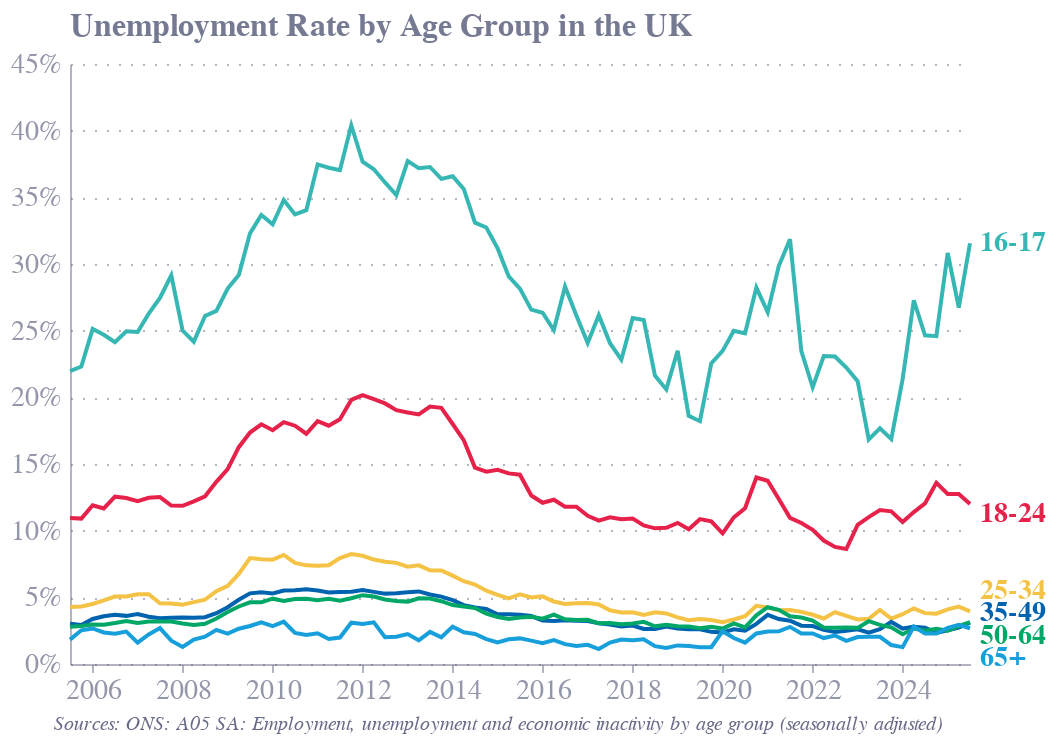

The cell this chart's notebook holds for it:
### Code cell
# Filter data to start from 2005 like the inactivity chart
unemp_age_long_filtered = unemp_age_long[unemp_age_long['Date'] >= pd.to_datetime('2005-06-30')]

# Find last point for each Age Group
last_points_unemp = unemp_age_long_filtered.loc[unemp_age_long_filtered.groupby('Age_Group')['Date'].idxmax()]

# Add manual adjustments for label positions to avoid overlap
last_points_unemp = last_points_unemp.copy()

# Manual adjustments for unemployment chart
age_group_adjustments_unemp = {
    '16-17': {'dy': 0, 'dx': 5},
    '18-24': {'dy': 5, 'dx': 5},
    '25-34': {'dy': -10, 'dx': 5},
    '35-49': {'dy': -5, 'dx': 5},
    '50-64': {'dy': 7, 'dx': 5},
    '65+': {'dy': 15, 'dx': 5}
}

# Build the line chart
line_unemp = alt.Chart(unemp_age_long_filtered).mark_line().encode(
    x=alt.X('Date:T', axis=alt.Axis(labelFontSize=14)),
    y=alt.Y('Value:Q', axis=alt.Axis(format='%', labelFontSize=14)),
    color=alt.Color('Age_Group:N', legend=None),
    tooltip=['Date:T', 'Age_Group:N', alt.Tooltip('Value:Q', format='.1%')]
)

# Create separate text charts for each age group with individual positioning
text_charts_unemp = []
for age_group, adjustments in age_group_adjustments_unemp.items():
    group_data = last_points_unemp[last_points_unemp['Age_Group'] == age_group]
    if not group_data.empty:
        text_chart = alt.Chart(group_data).mark_text(
            align='left',
            fontWeight='bold',
            fontSize=14,
            dx=adjustments['dx'],
            dy=adjustments['dy']
        ).encode(
            x=alt.X('Date:T'),
            y=alt.Y('Value:Q'),
            text='Age_Group',
            color=alt.Color('Age_Group:N', legend=None)
        )
        text_charts_unemp.append(text_chart)

# Combine all charts
combined_text_unemp = alt.layer(*text_charts_unemp) if text_charts_unemp else alt.Chart()

footnote1_unemp = alt.Chart(pd.DataFrame({'text': [
    "Note: Unemployment rate is the proportion of people in the labour force who are seeking work but unable to find it."
]})).mark_text(
    align='left',
    baseline='top',
    fontSize=10,
    fontStyle='italic',
    dy=175,
    x=-15
).encode(
    text='text'
)

footnote2_unemp = alt.Chart(pd.DataFrame({'text': [
    "Sources: ONS: A05 SA: Employment, unemployment and economic inactivity by age group (seasonally adjusted)"
]})).mark_text(
    align='left',
    baseline='top',
    fontSize=10,
    fontStyle='italic',
    dy=175,
    x=-15
).encode(
    text='text'
)

# Combine and display
final_chart_unemp = (line_unemp + combined_text_unemp + footnote2_unemp).properties(
    title='Unemployment Rate by Age Group in the UK',
    width=450,
    height=300
).configure_title(
    fontSize=16,
    anchor='start',
    fontWeight='bold'
)

final_chart_unemp

### Figure 1 — Vega-Lite specification as saved in the notebook (floating-point values rounded to 4 significant figures; data arrays with more than 128 entries replaced by an {"elided": "..."} marker saying what was removed)
{"config": {"font": "Circular Std", "text": {"color": "#676A86", "align": "left", "baseline": "middle", "dx": 7, "dy": 0, "fontSize": 11}, "view": {"stroke": null, "continuousWidth": 400, "continuousHeight": 300, "discreteWidth": 400, "discreteHeight": 300}, "range": {"category": ["#36B7B4", "#E6224B", "#F4C245", "#0063AF", "#00A767", "#179FDB", "#EB5C2E"], "diverging": ["#E6224B", "#E54753", "#C9C9C9", "#179FDB", "#122B39"], "heatmap": ["#C9C9C9", "#179FDB", "#0063AF", "#122B39"], "ordinal": ["#00A767", "#36B7B4", "#179FDB", "#0063AF", "#243B5A"]}, "bar": {"color": "#179fdb"}, "line": {"color": "#e6224b"}, "rule": {"color": "#676A86"}, "area": {"opacity": 0.3}, "point": {"filled": true, "size": 80, "color": "#e6224b", "opacity": 0.95}, "geoshape": {"stroke": "white", "strokeWidth": 0.3}, "rect": {"fill": "#d6d4d4", "opacity": 0.3}, "axis": {"labelColor": "#676A86", "labelFontSize": 11, "labelFont": "Circular Std", "labelOpacity": 0.7, "tickColor": "#676A86", "tickOpacity": 0.5, "domainColor": "#676A86", "domainOpacity": 0.5, "gridColor": "#676A86", "gridDash": [2, 2], "gridOpacity": 0.5, "title": null, "titleColor": "#676A86", "titleOpacity": 0.8, "tickSize": 4}, "axisXDiscrete": {"grid": false, "labelAngle": 0, "tickCount": 10, "tickOpacity": 0.5, "title": null}, "axisYDiscrete": {"ticks": false, "labelPadding": 5}, "axisXTemporal": {"grid": false, "ticks": true}, "axisXQuantitative": {"grid": true}, "axisYQuantitative": {"gridColor": "#676A86", "gridDash": [1, 5], "gridOpacity": 0.5, "ticks": false, "labelPadding": 5, "tickCount": 8, "titleAngle": 0, "titleAlign": "left", "titleBaseline": "bottom", "titleX": 0, "titleY": -5}, "title": {"color": "#676A86E6", "subtitleColor": "#676A86", "font": "Circular Std", "subtitleFont": "Circular Std", "anchor": "start", "fontSize": 16, "subtitleFontSize": 12, "subtitlePadding": 4, "offset": 0, "frame": "group", "fontWeight": "bold"}, "legend": {"titleColor": "#122b39", "title": null, "labelColor": "#122b39", "labelFontSize": 11}}, "layer": [{"data": {"name": "data-31b0e50e4577fbd20bcec9dd2ddd3d02"}, "mark": {"type": "line"}, "encoding": {"color": {"field": "Age_Group", "legend": null, "type": "nominal"}, "tooltip": [{"field": "Date", "type": "temporal"}, {"field": "Age_Group", "type": "nominal"}, {"field": "Value", "format": ".1%", "type": "quantitative"}], "x": {"axis": {"labelFontSize": 14}, "field": "Date", "type": "temporal"}, "y": {"axis": {"format": "%", "labelFontSize": 14}, "field": "Value", "type": "quantitative"}}}, {"layer": [{"data": {"name": "data-9cce3f6c721853281b956bff180913e2"}, "mark": {"type": "text", "align": "left", "dx": 5, "dy": 0, "fontSize": 14, "fontWeight": "bold"}, "encoding": {"color": {"field": "Age_Group", "legend": null, "type": "nominal"}, "text": {"field": "Age_Group", "type": "nominal"}, "x": {"field": "Date", "type": "temporal"}, "y": {"field": "Value", "type": "quantitative"}}}, {"data": {"name": "data-401f1034045b3713974aa2876aedc375"}, "mark": {"type": "text", "align": "left", "dx": 5, "dy": 5, "fontSize": 14, "fontWeight": "bold"}, "encoding": {"color": {"field": "Age_Group", "legend": null, "type": "nominal"}, "text": {"field": "Age_Group", "type": "nominal"}, "x": {"field": "Date", "type": "temporal"}, "y": {"field": "Value", "type": "quantitative"}}}, {"data": {"name": "data-209060cc8ff38b12bfe1aa900c9bf576"}, "mark": {"type": "text", "align": "left", "dx": 5, "dy": -10, "fontSize": 14, "fontWeight": "bold"}, "encoding": {"color": {"field": "Age_Group", "legend": null, "type": "nominal"}, "text": {"field": "Age_Group", "type": "nominal"}, "x": {"field": "Date", "type": "temporal"}, "y": {"field": "Value", "type": "quantitative"}}}, {"data": {"name": "data-82c951a8efe0bb3d951f2bdd808e9b01"}, "mark": {"type": "text", "align": "left", "dx": 5, "dy": -5, "fontSize": 14, "fontWeight": "bold"}, "encoding": {"color": {"field": "Age_Group", "legend": null, "type": "nominal"}, "text": {"field": "Age_Group", "type": "nominal"}, "x": {"field": "Date", "type": "temporal"}, "y": {"field": "Value", "type": "quantitative"}}}, {"data": {"name": "data-ceba13bfcf17c5f80bb3b33d41525129"}, "mark": {"type": "text", "align": "left", "dx": 5, "dy": 7, "fontSize": 14, "fontWeight": "bold"}, "encoding": {"color": {"field": "Age_Group", "legend": null, "type": "nominal"}, "text": {"field": "Age_Group", "type": "nominal"}, "x": {"field": "Date", "type": "temporal"}, "y": {"field": "Value", "type": "quantitative"}}}, {"data": {"name": "data-5d8f55609cc3b611f17813b71f7c6154"}, "mark": {"type": "text", "align": "left", "dx": 5, "dy": 15, "fontSize": 14, "fontWeight": "bold"}, "encoding": {"color": {"field": "Age_Group", "legend": null, "type": "nominal"}, "text": {"field": "Age_Group", "type": "nominal"}, "x": {"field": "Date", "type": "temporal"}, "y": {"field": "Value", "type": "quantitative"}}}]}, {"data": {"name": "data-6357b608d08427bb235b1f0b0a7ebf16"}, "mark": {"type": "text", "align": "left", "baseline": "top", "dy": 175, "fontSize": 10, "fontStyle": "italic", "x": -15}, "encoding": {"text": {"field": "text", "type": "nominal"}}}], "height": 300, "title": "Unemployment Rate by Age Group in the UK", "width": 450, "$schema": "https://vega.github.io/schema/vega-lite/v5.20.1.json", "datasets": {"data-31b0e50e4577fbd20bcec9dd2ddd3d02": {"elided": "486 records"}, "data-9cce3f6c721853281b956bff180913e2": [{"Quarter": "2025 Q2", "statistic": "Aged 16-17_Unemployment rate (%)", "Value": 0.3156, "Age_Group": "16-17", "Measure": "Unemployment rate (%)", "Quarter_formatted": "2025-Q2", "Date": "2025-06-30T23:59:59.999999999"}], "data-401f1034045b3713974aa2876aedc375": [{"Quarter": "2025 Q2", "statistic": "Aged 18-24_Unemployment rate (%)", "Value": 0.1199, "Age_Group": "18-24", "Measure": "Unemployment rate (%)", "Quarter_formatted": "2025-Q2", "Date": "2025-06-30T23:59:59.999999999"}], "data-209060cc8ff38b12bfe1aa900c9bf576": [{"Quarter": "2025 Q2", "statistic": "Aged 25-34_Unemployment rate (%)", "Value": 0.03945, "Age_Group": "25-34", "Measure": "Unemployment rate (%)", "Quarter_formatted": "2025-Q2", "Date": "2025-06-30T23:59:59.999999999"}], "data-82c951a8efe0bb3d951f2bdd808e9b01": [{"Quarter": "2025 Q2", "statistic": "Aged 35-49_Unemployment rate (%)", "Value": 0.03103, "Age_Group": "35-49", "Measure": "Unemployment rate (%)", "Quarter_formatted": "2025-Q2", "Date": "2025-06-30T23:59:59.999999999"}], "data-ceba13bfcf17c5f80bb3b33d41525129": [{"Quarter": "2025 Q2", "statistic": "Aged 50-64_Unemployment rate (%)", "Value": 0.03137, "Age_Group": "50-64", "Measure": "Unemployment rate (%)", "Quarter_formatted": "2025-Q2", "Date": "2025-06-30T23:59:59.999999999"}], "data-5d8f55609cc3b611f17813b71f7c6154": [{"Quarter": "2025 Q2", "statistic": "Age 65+_Unemployment rate (%)", "Value": 0.0268, "Age_Group": "65+", "Measure": "Unemployment rate (%)", "Quarter_formatted": "2025-Q2", "Date": "2025-06-30T23:59:59.999999999"}], "data-6357b608d08427bb235b1f0b0a7ebf16": [{"text": "Sources: ONS: A05 SA: Employment, unemployment and economic inactivity by age group (seasonally adjusted)"}]}}
